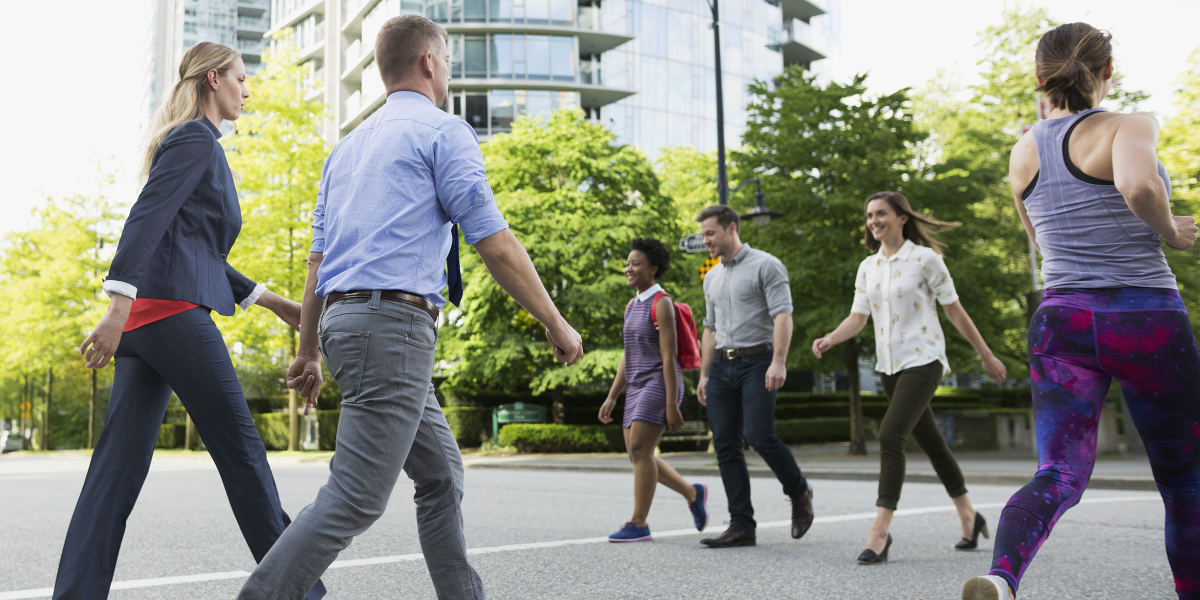
#> input picture Instance_Seg_Testing/people_walk_sample1.jpg, 2400 x 1200 px, given in place of I, which was not available (shown at 1/2 size)
$ python -i data_prepare_br.py   (imports and definitions only)
#> lines starting #> are read from the running program, lines starting #| are printed output that depends on the picture; after the words box and inside, x2 and y2 are one past the last pixel; in counts of white or black regions, pixels touching at a corner belong together; pictures that were not available may be replaced by others from this repository, and a replacement may not be noted
#> the answer given: 3
#!/usr/bin/env python3
# -*- coding: utf-8 -*-
"""
Created:    Tue Apr 25 23:52:27 2023
Updated:    11/14/2023

@author: zahid + matthew

"""
#%% libraries
import os

import matplotlib.pyplot as plt

import numpy as np

import cv2
import cv2 as cv

import glob

from scipy.io import loadmat
from scipy.signal import butter, filtfilt, buttord
from scipy.fft import fft, fftfreq

import random

from random import seed, randint

from sys import exit

# from sklearn.model_selection import train_test_split

import pandas as pd
import pickle
import pdb

#%%  Data Load files from the directory

# Select the source file [either MERL or Collected Dataset or ]


# load Pathdir
#iD_ir = '../../../Dataset/Merl_Tim/Subject1_still/IR'
#iD_ir = '../../../Dataset/Merl_Tim/Subject1_still/RGB_raw'
#iD_ir = '../../../Dataset/Merl_Tim/Subject1_still/RGB_demosaiced'

path_dir = 'data_/'

dataPath = os.path.join(path_dir, '*.mp4')

files = glob.glob(dataPath)  # care about the serialization
# end load pathdir
# [4 lines not run here, left out]

# Take time stamp and multiple by 64. Take starting time of the BVP file,
# subtract the tags.csv from the BVP start time, multiply by 64 to get the sample number.


#%% Load the Video and corresponding

# find start position by pressing the key position in empatica
# perfect alignment! checked by (time_eM_last-time_eM_first)*30+start_press_sample  should
# give the end press in video


# [35 lines left out: function data_read, not called in this run]

def data_read_of(files, im_size = (200, 200)):
#> called with im_size = (200, 200)
    data = []
    cap = cv2.VideoCapture(files[0])
    ret, frame1 = cap.read()
#> frame1 is the input picture: shape (1200, 2400, 3); mean B, G, R 129.9, 142.5, 140.3
    frame1 = cv2.resize(frame1, im_size)
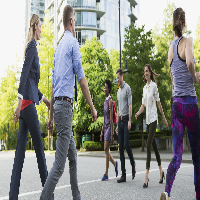
#> frame1: shape (200, 200, 3); mean B, G, R 130, 142.6, 140.4
    prvs = cv.cvtColor(frame1, cv.COLOR_BGR2GRAY)
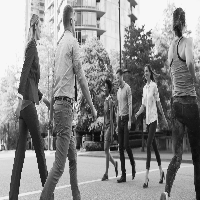
#> prvs: shape (200, 200); min 8, max 249, mean 140.5
    hsv = np.zeros_like(frame1)
    hsv[..., 1] = 255
    while(1):
        ret, frame2 = cap.read()
        frame2 = cv2.resize(frame2, im_size)
        if not ret:
            print('No frames grabbed!')
            break
        next = cv.cvtColor(frame2, cv.COLOR_BGR2GRAY)
        flow = cv.calcOpticalFlowFarneback(prvs, next, None, 0.5, 3, 15, 3, 5, 1.2, 0)
        mag, ang = cv.cartToPolar(flow[..., 0], flow[..., 1])
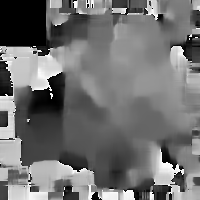
#> ang: shape (200, 200) float32; min 0, max 6.28, mean 2.79; drawn with min black and max white
        hsv[..., 0] = ang*180/np.pi/2
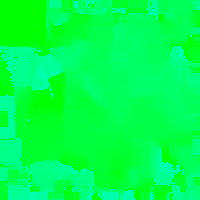
#> hsv: shape (200, 200, 3); mean of channels 0, 1, 2 79.3, 255, 0; drawn as B, G, R
        hsv[..., 2] = cv.normalize(mag, None, 0, 255, cv.NORM_MINMAX)
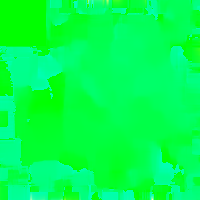
#> hsv: shape (200, 200, 3); 4.33% of pixels changed, all inside (x1, y1, x2, y2) = (0, 0, 200, 200); drawn as B, G, R
        bgr = cv.cvtColor(hsv, cv.COLOR_HSV2BGR)
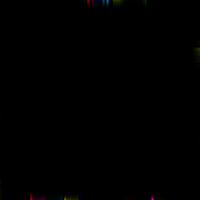
#> bgr: shape (200, 200, 3); mean B, G, R 0.2, 0.2, 0.3
        cv.imshow('frame2', bgr)
        k = cv.waitKey(30) & 0xff
#> (key q is pressed here)
        if k == 27:
            break
        elif k == ord('s'):
            cv.imwrite('opticalfb.png', frame2)
            cv.imwrite('opticalhsv.png', bgr)
        if cv2.waitKey(1) & 0xFF == ord('q'):
#> (key q is pressed here)
            break
        prvs = next
    cv.destroyAllWindows()
    return data

# [36 lines left out: function test_video, not called in this run]

def data_read_ed(files, im_size=[200, 200]):
    data = []
    data_end = len(files)

    # print files list
    print(*(x for x in files), sep='\n')
    print('\n')

    # take file input and handle issues
    try:
        f_num = int(input("Video Sample Request: "))
        if (f_num < 0 or f_num > data_end):
            raise Exception("Bad Video Request ...")

    except:
        raise Exception("Bad Video Request ...")

    # bank of manual annotations for video sample ROIs
    # (sample no. : [[rows], [cols]])
    """BAD BANK :(      [21]"""
    annotation_bank = {1: [[500, 750], [250, 750]], 2: [[500, 750], [250, 750]],
                       3: [[350, 650], [200, 750]], 4: [[500, 750], [350, 800]],
                       5: [[1100, 1600], [400, 1000]], 6: [[0, 150], [500, 550]],
                       7: [[550, 700], [100, 400]], 8: [[850, 1200], [250, 900]],
                       9: [[1100, 1400], [0, 600]], 10: [[450, 650], [0, 350]],
                       11: [[800, 1000], [350, 1000]], 12: [[1200, 1450], [0, 600]],
                       13: [[400, 550], [100, 300]], 14: [[1000, 1300], [400, 1000]],
                       15: [[275, 400], [150, 400]], 16: [[300, 450], [50, 250]],
                       17: [[550, 650], [100, 350]], 18: [[1100, 1400], [150, 900]],
                       19: [[1200, 1400], [300, 800]], 20: [[1000, 1300], [0, 200]],
                       21: [[0, 0], [0, 0]], 22: [[1100, 1250], [500, 650]],
                       23: [[1100, 1300], [1500, 1900]], 24: [[650, 750], [1400, 1600]],
                       25: [[750, 900], [900, 1000]], 26: [[600, 850], [1200, 1350]],
                       27: [[500, 650], [600, 850]], 28: [[550, 700], [450, 600]]}

    # begin video capture
    cap = cv2.VideoCapture(files[f_num])
    frame_num = 0

    valss= np.zeros((200,200,3))

    # import pdb
    ijk = 0
    if (ijk == 0):
        print(files[f_num])


    while(cap.isOpened()):
        ret, frame1 = cap.read()

        if ret==False:
            break

        # [7 lines of commented-out code are left out]
        row_1 = annotation_bank[f_num][0][0]
        row_2 = annotation_bank[f_num][0][1]
        col_1 = annotation_bank[f_num][1][0]
        col_2 = annotation_bank[f_num][1][1]

        frame1 = frame1[:,:,:]
        frame1 = frame1[row_1:row_2, col_1:col_2]
        im_size[1] = row_2 - row_1
        im_size[0] = col_2 - col_1
        im_size = tuple(im_size)
        frame1 = cv2.resize(frame1, im_size)
        im_size = list(im_size)

        img_gray = cv2.cvtColor(frame1, cv2.COLOR_BGR2GRAY)

        img_blur = cv2.GaussianBlur(img_gray, (3,3), 0)

        # Canny Edge Detection

        # play with threshold values

        edges = cv2.Canny(image=img_blur, threshold1=100, threshold2=100) # Canny Edge Detection
        # Display Canny Edge Detection Image
        data.append(edges)

        if (frame_num >= 500):
            cv2.imshow('Canny Edge Detection', edges)
        # ijk += 1
        # pdb.set_trace()

        frame_num += 1

        if cv2.waitKey(1) & 0xFF == ord('q'):
            break


    # fps = cap.get(cv2.CAP_PROP_FPS)

    cap.release()
    cv2.destroyAllWindows()
    data =  np.array(data)

    return data

# test_video(files)
# [1 line that did not run here, left out]
# [1 line that did not run here, left out]

#%% Filtering functions

# Butter filter req.
fs = 30      # sample rate, Hz
cutoff = 0.3      # desired cutoff frequency of the filter, Hz ,      slightly higher than actual 1.2 Hz
nyq = 0.5 * fs  # Nyquist Frequency
order = 2       # sin wave can be approx represented as quadratic
n = int(500) # total number of samples

# Buttord filtering
low_cut = 40    # lower freq cutoff
high_cut = 60   # higher freq cutoff
rp = 3  # passband ripple (dB)
rs = 40 # stopband attenuation (dB)

# [7 lines left out: function butter_lowpass_filter, not called in this run]


#%% Analyze data
fraction = 3 # split video sample length so we start 1/3 into video (filter beginning out)
# [1 line that did not run here, left out]
# [1 line that did not run here, left out]
samp_rate = 2 # frequency (frame gap, i.e., check every "5" frames)

# [1 line not run here, left out]

# the edge img
# plt.imshow(data[samp_size_start + i])

data_diff = []
diff_frame = 2

# calculate a data set for data with differences between its nearest
# neighboring (diff_frame) frames
# [5 lines not run here, left out]

# make into numpy array
data_diff = np.array(data_diff)

def row_col_analyze(data_axis):
    """
    data_axis:  1 for row, 2 for col
    return: np arrays carrying processed data
    """
    plot_choice_str = ["Row", "Column"]

    # row/col sum & diffs between neighboring frames
    data_summed = np.sum(data, axis=data_axis)
    data_summed_diff = np.sum(data_diff, axis=data_axis)
    arr = []
    arr_diff = []

    # append data samples of max row/col/sum val at particular frame
    # pick min val of data sizes to sample from (don't go out of range!)
    sample_range = min(timeframe_samp, len(data_summed), len(data_summed_diff))
    print(sample_range)

    for i in range(timeframe_samp):
        if ((samp_size_start + i * samp_rate) >= sample_range):
            break
        arr.append(np.argmax(data_summed[samp_size_start + i * samp_rate]))
        arr_diff.append(np.argmax(data_summed_diff[samp_size_start + i * samp_rate]))

    print(len(arr))
    # convert to np arr
    arr = np.array(arr)
    arr_diff = np.array(arr_diff)

    # perform plotting of og signal and signal taking diff
    fig1, axs1 = plt.subplots(2)
    fig1.suptitle('{}s with Max no. Edge Points vs. Timeframe (in frames)'.format(plot_choice_str[data_axis - 1]))
    axs1[0].plot(arr)
    axs1[0].set(ylabel='{}s with Max no. Edge Points'.format(plot_choice_str[data_axis - 1]))
    axs1[1].plot(arr_diff)
    axs1[1].set(ylabel='diff')
    axs1[1].set(xlabel='Timeframe (in frames)')

    return arr, arr_diff

def full_sum_analyze(data_axis):
    """
    data_axis:  1 for row, 2 for col, 0 for full sum
    return: np arrays carrying processed data
    """
    arr = []
    arr_diff = []

    # don't go out of range!
    sample_range = min(timeframe_samp, len(data), len(data_diff))

    # append data samples of max sum val at particular frame
    for i in range(timeframe_samp):
        if ((samp_size_start + i * samp_rate) >= sample_range):
            break
        arr.append(np.sum(data[samp_size_start + i * samp_rate]))
        arr_diff.append(np.sum(data_diff[samp_size_start + i * samp_rate]))

    # convert to np arr
    arr = np.array(arr)
    arr_diff = np.array(arr_diff)

    # perform plotting of og signal and signal taking diff
    fig1, axs1 = plt.subplots(2)
    fig1.suptitle('Edge Points Summed in Frame vs. Timeframe (in frames)')
    axs1[0].plot(arr)
    axs1[0].set(ylabel='No. Summed Points')
    axs1[0].set(xlabel='Timeframe (frames)')
    axs1[1].plot(arr_diff)
    axs1[1].set(ylabel='diff')
    axs1[1].set(xlabel='Timeframe (frames)')


    return arr, arr_diff

# [11 lines left out: function filt_and_plot, not called in this run]

# [1 line that did not run here, left out]
# [1 line that did not run here, left out]
# [1 line that did not run here, left out]

# do some filtering
"""WORK ON HOW TO SELECT SIGNAL BASED ON FFT FREQ ANALYSIS"""
# [4 lines not run here, left out]


#%% Load CSV file

"""(need developing beyond here!!!)"""
# [1 line not run here, left out]

import pandas as pd
# [1 line that did not run here, left out]

## 211 for subject sample 1


#%% Data Cross-Check and Visualization

i = 840
# [2 lines not run here, left out]

# [1 line that did not run here, left out]

#%% Check frame and force
import time
k = 121
# [7 lines not run here, left out]

>>> result = data_read_of('Instance_Seg_Testing/people_walk_sample1.jpg')
